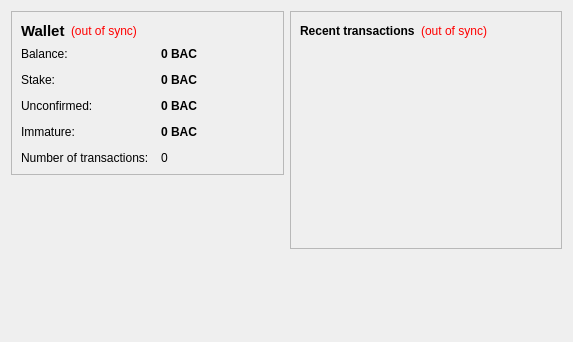
<?xml version="1.0" encoding="UTF-8"?>
<ui version="4.0">
 <class>OverviewPage</class>
 <widget class="QWidget" name="OverviewPage">
  <property name="geometry">
   <rect>
    <x>0</x>
    <y>0</y>
    <width>573</width>
    <height>342</height>
   </rect>
  </property>
  <property name="windowTitle">
   <string>Form</string>
  </property>
  <layout class="QHBoxLayout" name="horizontalLayout" stretch="1,1">
   <item>
    <layout class="QVBoxLayout" name="verticalLayout_2">
     <item>
      <widget class="QFrame" name="frame">
       <property name="frameShape">
        <enum>QFrame::StyledPanel</enum>
       </property>
       <property name="frameShadow">
        <enum>QFrame::Raised</enum>
       </property>
       <layout class="QVBoxLayout" name="verticalLayout_4">
        <item>
         <layout class="QHBoxLayout" name="horizontalLayout_4">
          <item>
           <widget class="QLabel" name="label_5">
            <property name="font">
             <font>
              <pointsize>11</pointsize>
              <weight>75</weight>
              <bold>true</bold>
             </font>
            </property>
            <property name="text">
             <string>Wallet</string>
            </property>
           </widget>
          </item>
          <item>
           <widget class="QLabel" name="labelWalletStatus">
            <property name="toolTip">
             <string>The displayed information may be out of date. Your wallet automatically synchronizes with the Basecoin network after a connection is established, but this process has not completed yet.</string>
            </property>
            <property name="styleSheet">
             <string notr="true">QLabel { color: red; }</string>
            </property>
            <property name="text">
             <string notr="true">(out of sync)</string>
            </property>
            <property name="alignment">
             <set>Qt::AlignLeading|Qt::AlignLeft|Qt::AlignVCenter</set>
            </property>
           </widget>
          </item>
          <item>
           <spacer name="horizontalSpacer_2">
            <property name="orientation">
             <enum>Qt::Horizontal</enum>
            </property>
            <property name="sizeHint" stdset="0">
             <size>
              <width>40</width>
              <height>20</height>
             </size>
            </property>
           </spacer>
          </item>
         </layout>
        </item>
        <item>
         <layout class="QFormLayout" name="formLayout_2">
          <property name="fieldGrowthPolicy">
           <enum>QFormLayout::AllNonFixedFieldsGrow</enum>
          </property>
          <property name="horizontalSpacing">
           <number>12</number>
          </property>
          <property name="verticalSpacing">
           <number>12</number>
          </property>
          <item row="0" column="0">
           <widget class="QLabel" name="label">
            <property name="text">
             <string>Balance:</string>
            </property>
           </widget>
          </item>
          <item row="0" column="1">
           <widget class="QLabel" name="labelBalance">
            <property name="font">
             <font>
              <weight>75</weight>
              <bold>true</bold>
             </font>
            </property>
            <property name="cursor">
             <cursorShape>IBeamCursor</cursorShape>
            </property>
            <property name="toolTip">
             <string>Your current balance</string>
            </property>
            <property name="text">
             <string notr="true">0 BAC</string>
            </property>
            <property name="textInteractionFlags">
             <set>Qt::LinksAccessibleByMouse|Qt::TextSelectableByKeyboard|Qt::TextSelectableByMouse</set>
            </property>
           </widget>
          </item>
          <item row="1" column="0">
           <widget class="QLabel" name="label_6">
            <property name="text">
             <string>Stake:</string>
            </property>
           </widget>
          </item>
          <item row="1" column="1">
           <widget class="QLabel" name="labelStake">
            <property name="font">
             <font>
              <weight>75</weight>
              <bold>true</bold>
             </font>
            </property>
            <property name="cursor">
             <cursorShape>IBeamCursor</cursorShape>
            </property>
            <property name="toolTip">
             <string>Total of coins that was staked, and do not yet count toward the current balance</string>
            </property>
            <property name="text">
             <string notr="true">0 BAC</string>
            </property>
            <property name="textInteractionFlags">
             <set>Qt::LinksAccessibleByMouse|Qt::TextSelectableByKeyboard|Qt::TextSelectableByMouse</set>
            </property>
           </widget>
          </item>
          <item row="2" column="0">
           <widget class="QLabel" name="label_3">
            <property name="text">
             <string>Unconfirmed:</string>
            </property>
           </widget>
          </item>
          <item row="2" column="1">
           <widget class="QLabel" name="labelUnconfirmed">
            <property name="font">
             <font>
              <weight>75</weight>
              <bold>true</bold>
             </font>
            </property>
            <property name="cursor">
             <cursorShape>IBeamCursor</cursorShape>
            </property>
            <property name="toolTip">
             <string>Total of transactions that have yet to be confirmed, and do not yet count toward the current balance</string>
            </property>
            <property name="text">
             <string notr="true">0 BAC</string>
            </property>
            <property name="textInteractionFlags">
             <set>Qt::LinksAccessibleByMouse|Qt::TextSelectableByKeyboard|Qt::TextSelectableByMouse</set>
            </property>
           </widget>
          </item>
          <item row="3" column="0">
           <widget class="QLabel" name="labelImmatureText">
            <property name="text">
             <string>Immature:</string>
            </property>
           </widget>
          </item>
          <item row="3" column="1">
           <widget class="QLabel" name="labelImmature">
            <property name="font">
             <font>
              <weight>75</weight>
              <bold>true</bold>
             </font>
            </property>
            <property name="toolTip">
             <string>Mined balance that has not yet matured</string>
            </property>
            <property name="text">
             <string notr="true">0 BAC</string>
            </property>
            <property name="textInteractionFlags">
             <set>Qt::LinksAccessibleByMouse|Qt::TextSelectableByKeyboard|Qt::TextSelectableByMouse</set>
            </property>
           </widget>
          </item>
          <item row="4" column="0">
           <widget class="QLabel" name="label_2">
            <property name="text">
             <string>Number of transactions:</string>
            </property>
           </widget>
          </item>
          <item row="4" column="1">
           <widget class="QLabel" name="labelNumTransactions">
            <property name="toolTip">
             <string>Total number of transactions in wallet</string>
            </property>
            <property name="text">
             <string notr="true">0</string>
            </property>
           </widget>
          </item>
         </layout>
        </item>
       </layout>
      </widget>
     </item>
     <item>
      <spacer name="verticalSpacer">
       <property name="orientation">
        <enum>Qt::Vertical</enum>
       </property>
       <property name="sizeHint" stdset="0">
        <size>
         <width>20</width>
         <height>40</height>
        </size>
       </property>
      </spacer>
     </item>
    </layout>
   </item>
   <item>
    <layout class="QVBoxLayout" name="verticalLayout_3">
     <item>
      <widget class="QFrame" name="frame_2">
       <property name="frameShape">
        <enum>QFrame::StyledPanel</enum>
       </property>
       <property name="frameShadow">
        <enum>QFrame::Raised</enum>
       </property>
       <layout class="QVBoxLayout" name="verticalLayout">
        <item>
         <layout class="QHBoxLayout" name="horizontalLayout_2">
          <item>
           <widget class="QLabel" name="label_4">
            <property name="text">
             <string>&lt;b&gt;Recent transactions&lt;/b&gt;</string>
            </property>
           </widget>
          </item>
          <item>
           <widget class="QLabel" name="labelTransactionsStatus">
            <property name="toolTip">
             <string>The displayed information may be out of date. Your wallet automatically synchronizes with the Basecoin network after a connection is established, but this process has not completed yet.</string>
            </property>
            <property name="styleSheet">
             <string notr="true">QLabel { color: red; }</string>
            </property>
            <property name="text">
             <string notr="true">(out of sync)</string>
            </property>
            <property name="alignment">
             <set>Qt::AlignRight|Qt::AlignTrailing|Qt::AlignVCenter</set>
            </property>
           </widget>
          </item>
          <item>
           <spacer name="horizontalSpacer">
            <property name="orientation">
             <enum>Qt::Horizontal</enum>
            </property>
            <property name="sizeHint" stdset="0">
             <size>
              <width>40</width>
              <height>20</height>
             </size>
            </property>
           </spacer>
          </item>
         </layout>
        </item>
        <item>
         <widget class="QListView" name="listTransactions">
          <property name="styleSheet">
           <string notr="true">QListView { background: transparent; }</string>
          </property>
          <property name="frameShape">
           <enum>QFrame::NoFrame</enum>
          </property>
          <property name="verticalScrollBarPolicy">
           <enum>Qt::ScrollBarAlwaysOff</enum>
          </property>
          <property name="horizontalScrollBarPolicy">
           <enum>Qt::ScrollBarAlwaysOff</enum>
          </property>
          <property name="selectionMode">
           <enum>QAbstractItemView::NoSelection</enum>
          </property>
         </widget>
        </item>
       </layout>
      </widget>
     </item>
     <item>
      <spacer name="verticalSpacer_2">
       <property name="orientation">
        <enum>Qt::Vertical</enum>
       </property>
       <property name="sizeHint" stdset="0">
        <size>
         <width>20</width>
         <height>40</height>
        </size>
       </property>
      </spacer>
     </item>
    </layout>
   </item>
  </layout>
 </widget>
 <resources/>
 <connections/>
</ui>
